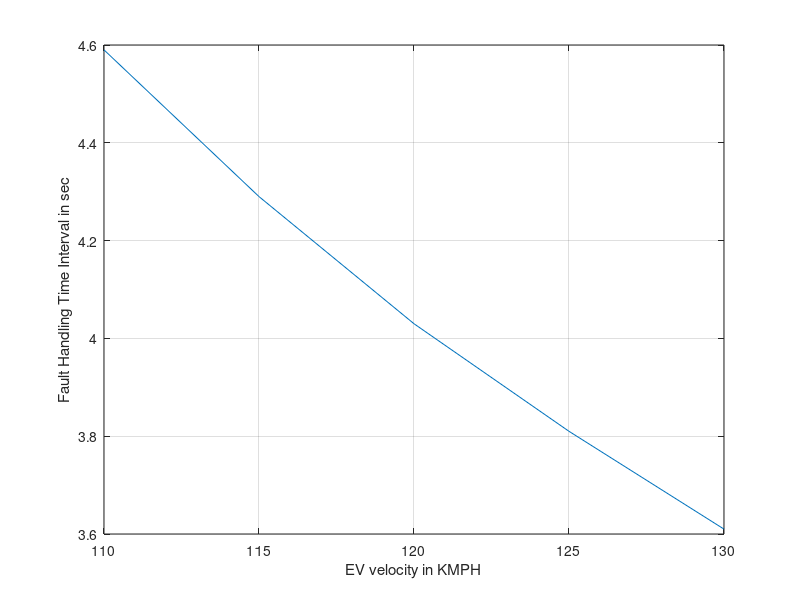
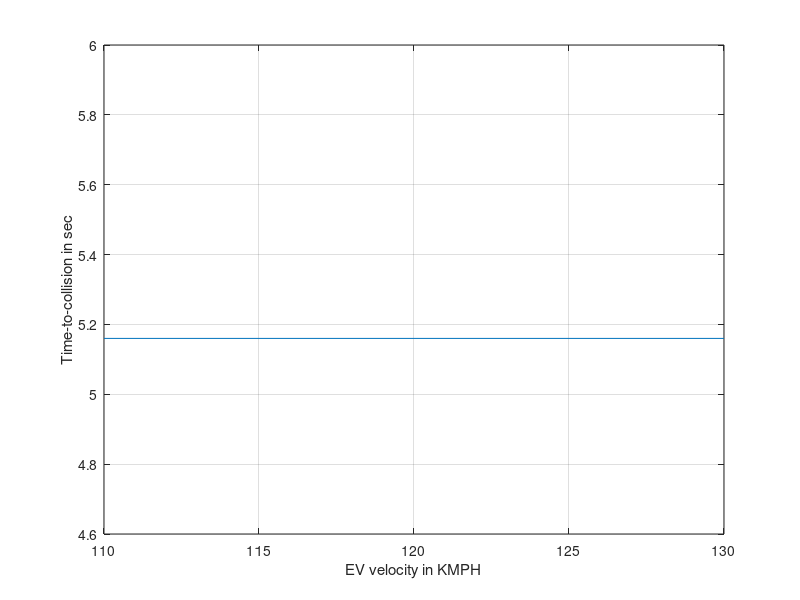

Source code (MATLAB) for these figures, in order: (Note: this script raises an error after producing the figures.)
%% Clean workspace and close all
clear all;
clc;
close all;

%% Constraint for parameter
AVlongdecEB=-7;
SFDTrkFW=6.325;
G=-7;
VVhwy_kmph_EV=[];
FFTTI=[];
GG=[];
FFHTI=[];
AA=[];
d=130*0.2778*SFDTrkFW;

%% TTC calculation
for Vhwy_kmph_EV=110:5:130
    
    Vhwy_mps_EV=0.2778*Vhwy_kmph_EV;
    dummy=Vhwy_mps_EV;
    dT=0.01;
    AVlongdecEB=-7;
    alpha=abs(atan(G/100));
    gx=9.81*sin(alpha);
    amax=gx;
    K=0;
    Flag=false;
    Pos_EV=0;
    SignF=-1;
    Vhwy_kmph_TV=130;
    Vhwy_mps_TV=0.2778*Vhwy_kmph_TV;
while(Flag==false)
    %Target vehicle
    Vhwy_mps_TV=Vhwy_mps_TV+AVlongdecEB*dT;
    Vhwy_mps_TV=max(Vhwy_mps_TV,0);
    Pos_TV=Vhwy_mps_TV*dT;
    if (Vhwy_mps_TV>=0)
       Pos_TV_SD=d+Pos_TV;
    else 
        Pos_TV=0;
    end 
    
  %Ego vehicle
  Vhwy_mps_EV=Vhwy_mps_EV+amax*dT;
  Vhwy_mps_EV=max(Vhwy_mps_EV,0);
  Pos_EV=Pos_EV+Vhwy_mps_EV*dT;
  Diff_TV_EV=Pos_TV_SD-Pos_EV; 
  Diff_TV_EV=max(Diff_TV_EV,0);    
   if(Diff_TV_EV<=0 || Pos_TV==0 || Vhwy_mps_EV==0)
        Flag=true;
    end
    K=K+1;
end 
FTTI=K*dT;
FFTTI=[FFTTI FTTI];

%% FHTI calculation
 Vhwy_mps_EV=dummy;
    for j = 0.01 : 0.01 : FTTI
    Dist_A=Vhwy_mps_EV*j+(0.5*amax*j^2);
    VV = sqrt(Vhwy_mps_EV^2+(2*amax*Dist_A));
    Dist_B = VV*j+(0.5*AVlongdecEB*j^2);
    if sign(((Dist_A + Dist_B) - Pos_TV_SD)) ~= sign(SignF)
        break;
    else
        SignF = sign(((Dist_A + Dist_B) - Pos_TV_SD));
    end
  end
    
 FHTI=j;
 FFHTI=[FFHTI FHTI];
 AA=[AA amax];
 VVhwy_kmph_EV=[VVhwy_kmph_EV Vhwy_kmph_EV];
end

%% plots
figure(1);
plot(VVhwy_kmph_EV,FFHTI);
grid on
xlabel('EV velocity in KMPH')
ylabel('Fault Handling Time Interval in sec');
hold on

f=gcf;
saveas(f,'freeway_unable_to_decelerate_FHTI.jpg');

figure(2);
plot(VVhwy_kmph_EV,FFTTI);
grid on
xlabel('EV velocity in KMPH')
ylabel('Time-to-collision in sec');
hold on


f=gcf;
saveas(f,'freeway_unable_to_decelerate_TTC.jpg');

%% EXcel writing
x_speed=VVhwy_kmph_EV';
y_TTC=FFTTI';
z_FHTI=FFHTI';
data={'Vehicle_Speed','TTC','FHTI'};
xlswrite('Functional_Safety_Scenarios',data,'freeway_unable_to_decelerate','A1');
xlswrite('Functional_Safety_Scenarios',x_speed,'freeway_unable_to_decelerate','A2');
xlswrite('Functional_Safety_Scenarios',y_TTC,'freeway_unable_to_decelerate','B2');
xlswrite('Functional_Safety_Scenarios',z_FHTI,'freeway_unable_to_decelerate','C2');

folder = pwd;
excelFileName = 'Functional_Safety_Scenarios.xls';
fullFileName = fullfile(folder, excelFileName);
objExcel = actxserver('Excel.Application');
objExcel.Visible = true;
ExcelWorkbook = objExcel.Workbooks.Open(fullFileName);
oSheet = objExcel.ActiveSheet;
imageFolder = fileparts(which('freeway_unable_to_decelerate_TTC.jpg'));
imageFullFileName = fullfile(imageFolder, 'freeway_unable_to_decelerate_TTC.jpg');
Shapes = oSheet.Shapes;
Shapes.AddPicture(imageFullFileName, 0, 1, 400, 20, 400, 300);

imageFolder1 = fileparts(which('freeway_unable_to_decelerate_FHTI.jpg'));
imageFullFileName1 = fullfile(imageFolder, 'freeway_unable_to_decelerate_FHTI.jpg');
Shapes.AddPicture(imageFullFileName1, 0, 1, 850, 20, 400, 300);

objExcel.DisplayAlerts = false;
ExcelWorkbook.SaveAs(fullFileName);
ExcelWorkbook.Close(false);
objExcel.Quit; 
